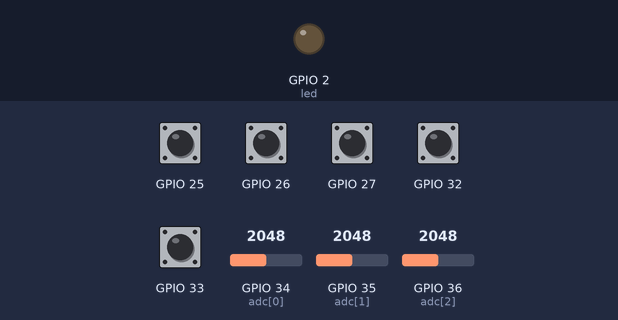
Simulated run of this program. Board: ESP32 board running MicroPython. Shown: output pins drawn as LEDs (lit = HIGH). The test bench sets the inputs (shaded band); at power-on: GPIO 25–27, GPIO 32, GPIO 33 HIGH, GPIO 34 (adc[0]) = 2048, GPIO 35 (adc[1]) = 2048, GPIO 36 (adc[2]) = 2048 (analog values on the 0–4095 scale). What the program prints to the serial console is not drawn.

Above: at 1.2 s.
1.3 s: GPIO 25 pulled LOW for 0.15 s
At 2.5 s:
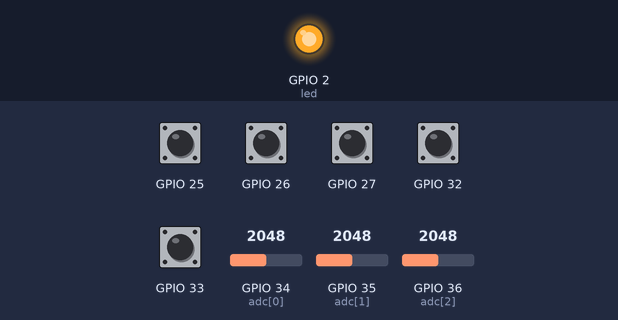
2.9 s: GPIO 26 pulled LOW for 0.15 s
At 3.8 s:
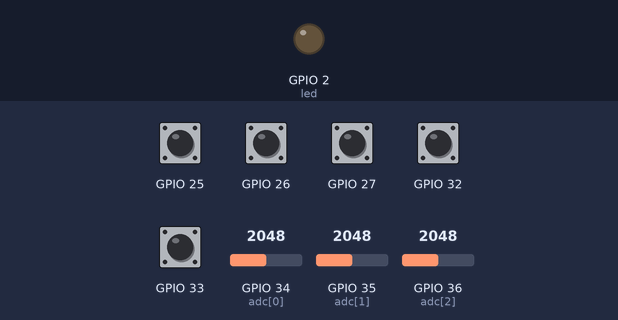
4.5 s: GPIO 27 pulled LOW for 0.15 s
At 5.0 s:
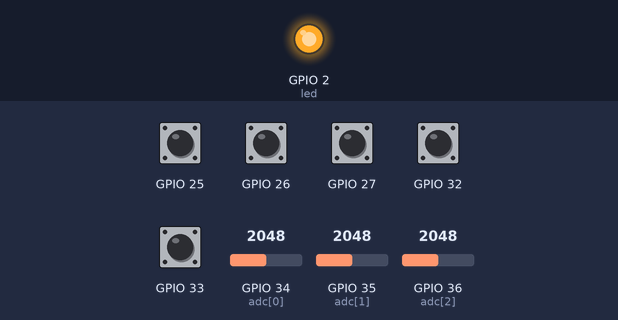
6.1 s: GPIO 32 pulled LOW for 0.15 s
At 7.3 s:
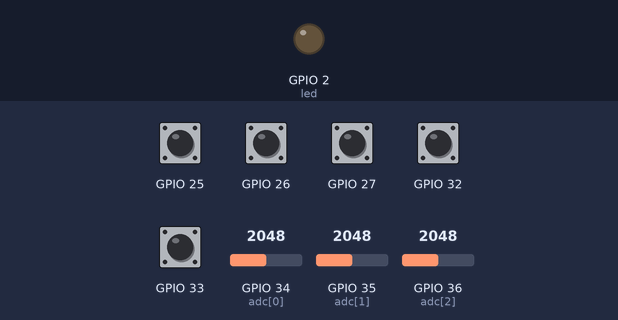
7.7 s: GPIO 33 pulled LOW for 0.15 s
At 8.6 s:
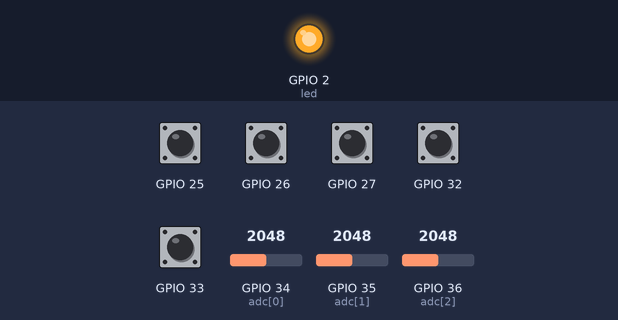
9.3 s: GPIO 33 pulled LOW for 1 s
At 9.8 s:
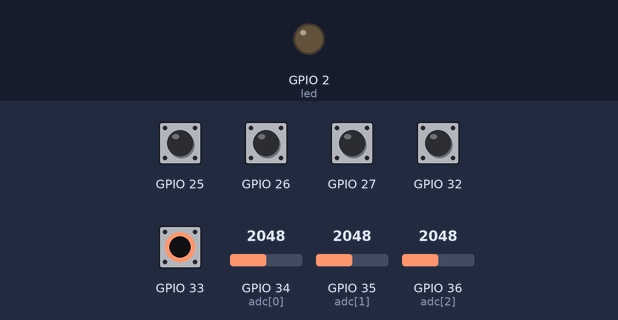
Timing chart, 0 to 12.3 s (numbered marks = the images above; inputs shaded):
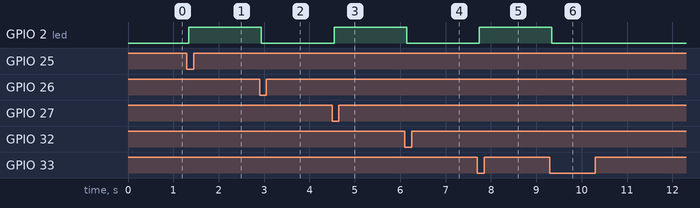

The program:

main.py
```python
# ================================================================
# Práctica Real-to-Sim — Inciso b)  |  ESP32 + MicroPython (Thonny)
# Consola de mandos para el robot Baxter: 3 potenciómetros + 5 pulsadores.
# Guárdalo en la ESP32 como  main.py  para que arranque solo.
#
# POTENCIÓMETROS (patas de los extremos a 3V3 y GND, pata central al GPIO)
#   Pot 1   GPIO34        X  -> adelante / atrás
#   Pot 2   GPIO35        Y  -> izquierda / derecha
#   Pot 3   GPIO36 (VP)   Z  -> subir / bajar   (o giro de muñeca en modo MUÑECA)
#
# PULSADORES (una pata al GPIO, la otra a GND; pull-up interno)
#   GPIO25  PINZA    abrir / cerrar la pinza
#   GPIO26  BRAZO    cambiar brazo izquierdo <-> derecho
#   GPIO27  MUNECA   el pot 3 pasa de altura a giro de muñeca (y viceversa)
#   GPIO33  HOME     el brazo activo vuelve a su posición de reposo
#   GPIO32  RESET    los cubos vuelven a su lugar
#
# Mensajes que envía por USB al PC (115200 baudios):
#   POT:x,y,z   (0..4095, 30 veces por segundo)
#   BTN:NOMBRE  (cuando se pulsa un botón)
# ================================================================
from machine import Pin, ADC
import time

# ---------- potenciómetros ----------
pots = []
for gpio in (34, 35, 36):
    adc = ADC(Pin(gpio))
    adc.atten(ADC.ATTN_11DB)          # rango completo 0 – 3.3 V
    pots.append(adc)


def leer(adc):
    """Promedio de 8 lecturas, escalado a 0..4095."""
    s = 0
    for _ in range(8):
        try:
            s += adc.read_u16() >> 4   # MicroPython reciente (0..65535 -> 0..4095)
        except AttributeError:
            s += adc.read()            # versiones antiguas (0..4095)
    return s // 8


ALFA = 0.3                             # filtro pasa-bajos (0..1): menor = más suave
filtrado = [float(leer(a)) for a in pots]

# ---------- pulsadores ----------
BOTONES = [
    ("PINZA", Pin(25, Pin.IN, Pin.PULL_UP)),
    ("BRAZO", Pin(26, Pin.IN, Pin.PULL_UP)),
    ("MUNECA", Pin(27, Pin.IN, Pin.PULL_UP)),
    ("HOME", Pin(33, Pin.IN, Pin.PULL_UP)),
    ("RESET", Pin(32, Pin.IN, Pin.PULL_UP)),
]
anterior = [1] * len(BOTONES)
ANTIRREBOTE_MS = 40

led = Pin(2, Pin.OUT)                  # LED azul integrado
PERIODO_POT_MS = 33                    # ~30 Hz
ultimo_envio = time.ticks_ms()

print("ESP32 lista: consola Baxter")

while True:
    # --- botones: flanco de bajada con antirrebote ---
    for i, (nombre, pin) in enumerate(BOTONES):
        estado = pin.value()
        if anterior[i] == 1 and estado == 0:
            time.sleep_ms(ANTIRREBOTE_MS)
            if pin.value() == 0:
                print("BTN:" + nombre)
                led.value(not led.value())
        anterior[i] = estado

    # --- potenciómetros: filtrar y enviar cada 33 ms ---
    ahora = time.ticks_ms()
    if time.ticks_diff(ahora, ultimo_envio) >= PERIODO_POT_MS:
        ultimo_envio = ahora
        for k in range(3):
            filtrado[k] += ALFA * (leer(pots[k]) - filtrado[k])
        print("POT:%d,%d,%d" % (filtrado[0], filtrado[1], filtrado[2]))

    time.sleep_ms(2)
```

Measured:
- after the input at 1.3 s, GPIO 2 (led): LOW → HIGH at once
- after the input at 2.9 s, GPIO 2 (led): HIGH → LOW at once
- after the input at 4.5 s, GPIO 2 (led): LOW → HIGH at once
- after the input at 6.1 s, GPIO 2 (led): HIGH → LOW at once
- after the input at 7.7 s, GPIO 2 (led): LOW → HIGH at once
- after the input at 9.3 s, GPIO 2 (led): HIGH → LOW at once
